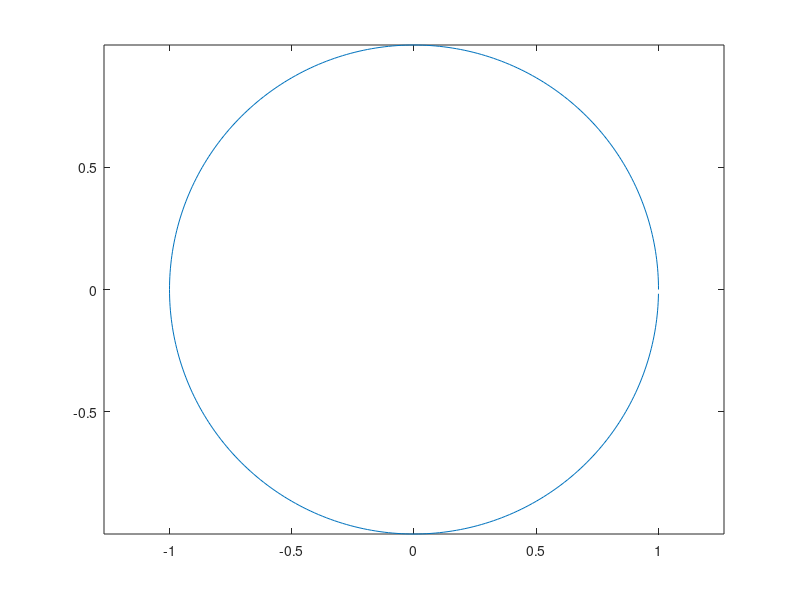
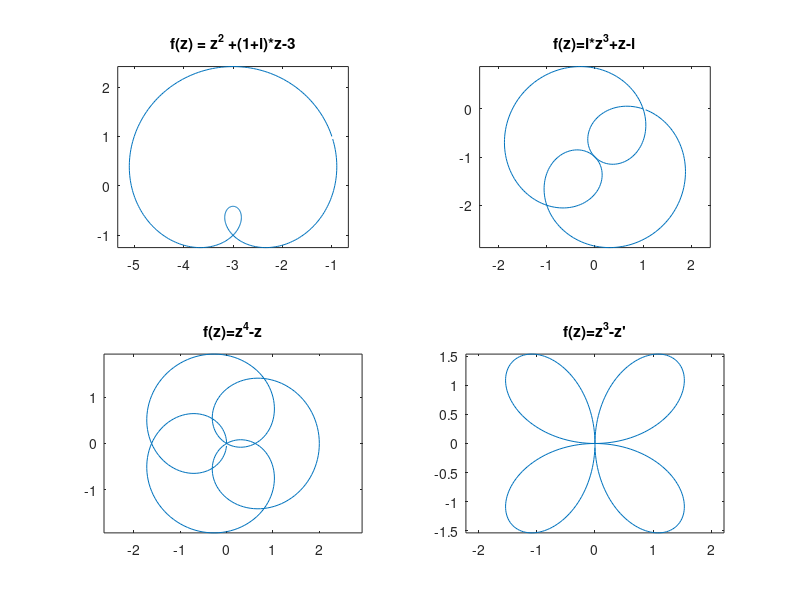
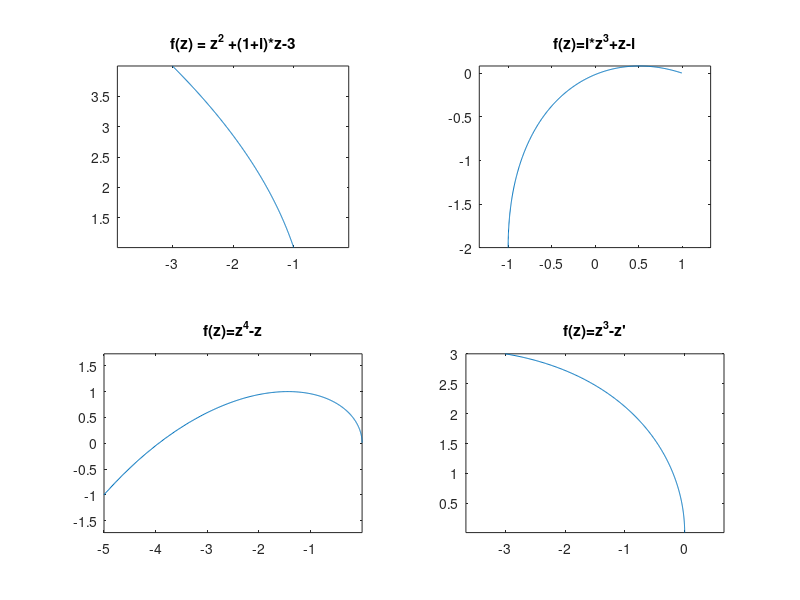

MATLAB code for these plots, in order:
%generating the unit circle and the line segment
%-----------------------------------------------
uc=[];  %vector that contains the sample points of the unit circle
ls=[];  %vector that contains the sample points of the line segment
theta=0;
for k = 1:360
    uc(k)=cos(theta)+i*sin(theta);
    ls(k)=1+(k/360)*i;
    theta=theta+(pi/180);
end
%plotting the unit circle
%------------------------
figure(1); %figure containing the unit circle
figure(2); %figure containing the unit circle mappings
figure(3); %figure containing the line segment mappings
figure(1);
plot(real(uc),imag(uc));
axis equal;
%generating the image of the unit circle and the line under the complex mapping 
%f(z) = z^2 +(1+i)*z-3
%---------------------------------------------------------------------------
u1=uc;
u1=u1.^2+u1.*(1+i)-3;
l1=ls;
l1=l1.^2+l1.*(1+i)-3;
figure(2);
subplot(2,2,1);
plot(real(u1),imag(u1));
title('f(z) = z^2 +(1+i)*z-3');
axis equal;
figure(3);
subplot(2,2,1);
plot(real(l1),imag(l1));
title('f(z) = z^2 +(1+i)*z-3');
axis equal;
%generating the image of the unit circle and the line under the complex mapping 
%f(z)=i*z^3+z-i
%-----------------------------------------------------------------------------
u2=uc;
u2=(u2.^3).*i+u2-i;
l2=ls;
l2=(l2.^3).*i+l2-i;
figure(2);
subplot(2,2,2);
plot(real(u2),imag(u2));
title('f(z)=i*z^3+z-i');
axis equal;
figure(3);
subplot(2,2,2);
plot(real(l2),imag(l2));
title('f(z)=i*z^3+z-i');
axis equal;
%generating the image of the unit circle and the line under the complex mapping 
%f(z)=z^4-z
%------------------------------------------------------------------------------
u3=uc;
u3=u3.^4-u3;
l3=ls;
l3=l3.^4-l3;
figure(2);
subplot(2,2,3);
plot(real(u3),imag(u3));
title('f(z)=z^4-z');
axis equal;
figure(3);
subplot(2,2,3);
plot(real(l3),imag(l3));
title('f(z)=z^4-z');
axis equal;
%generating the image of the unit circle and the line under the complex mapping 
%f(z)=z^3-z'
%----------------------------------------------------------------------------
u4=uc;
u4=u4.^3-conj(u4);
l4=ls;
l4=l4.^3-conj(l4);
figure(2);
subplot(2,2,4);
plot(real(u4),imag(u4));
title("f(z)=z^3-z'");
axis equal;
figure(3);
subplot(2,2,4);
plot(real(l4),imag(l4));
title("f(z)=z^3-z'");
axis equal;